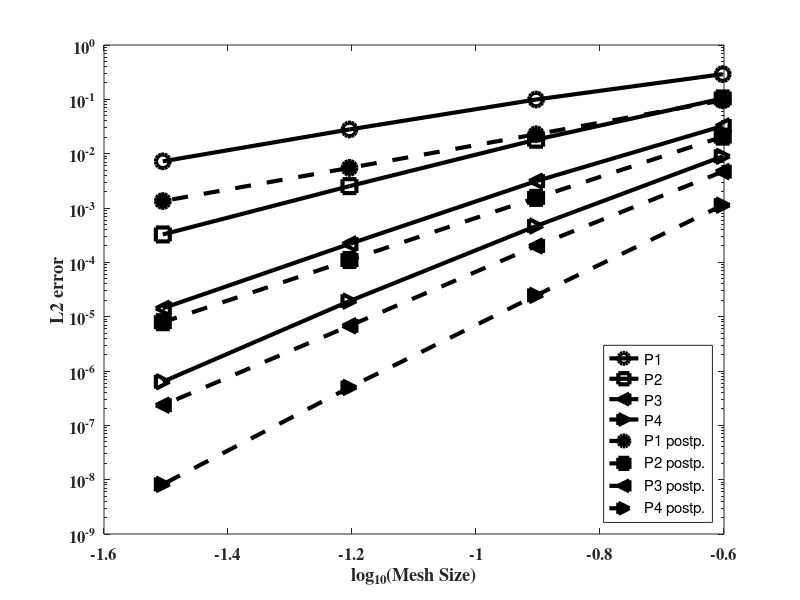

Reproduce this figure in MATLAB.


function convergencePlots

% % errors = [0.017186	0.0030728	0.00044206
% %     0.0024447	0.00020942	1.8759e-05
% %     0.00031798	1.3653e-05	6.2886e-07
% % ];
% % 
% % errorspost = [0.001552	0.00019875	2.4251e-05
% %     0.00010981	6.6628e-06	4.8759e-07
% %     7.9986e-06	2.3147e-07	1.6103e-08
% % ];

% clc
% clear all

% % When r=0.5
% % clc
% % errors=[0.10245 0.017186  0.0024447    %0.00031797
% %         0.031673  0.0030728  0.00020943  %1.3653e-05 
% %         0.0089015  0.00044206 1.8759e-05 ]; %6.2085e-07];
% %     
% %     
% % errorspost=[0.020924 0.001552   0.00010981   %7.9986e-06
% %             0.0046779  0.00019875  6.6628e-06  % 2.3147e-07  
% %             0.0011273  2.4251e-05  4.8759e-07 ];  %1.6103e-08];

%  % When r=0.41        
clc
errors=[ 0.29095      0.099231     0.027902  0.0072293
        0.10384  0.018087  0.0025258  0.00032583
        0.032316  0.0031196  0.00021821  1.4261e-05 
         0.008926  0.00046627  1.931e-05 6.3403e-07];
    
    
errorspost=[0.095842        0.022746     0.0054707  0.0013434
    0.020601  0.0015367  0.00011026  7.9099e-06
            0.0046738  0.00019954  6.785e-06  2.3502e-07
            0.0011272 2.4671e-05  4.9802e-07 8.1868e-09];


hs = 0.5.^[2 3 4 5];
lerrors = log10(errors);
lerrorspost = log10(errorspost);
lhs = log10(hs);


figure
semilogy(lhs (1,:),errors(1,:),'-ko','LineWidth',3,'MarkerSize',10)
hold on
semilogy(lhs (1,:),errors(2,:),'-ks','LineWidth',3,'MarkerSize',10)
hold on
semilogy(lhs (1,:),errors(3,:),'-k<','LineWidth',3,'MarkerSize',10)
hold on
semilogy(lhs (1,:),errors(4,:),'-k>','LineWidth',3,'MarkerSize',10)
hold on

semilogy(lhs (1,:),errorspost(1,:),'--ko','LineWidth',3,'MarkerEdgeColor','k','MarkerFaceColor','k','MarkerSize',10)
hold on
semilogy(lhs (1,:),errorspost(2,:),'--ks','LineWidth',3,'MarkerEdgeColor','k','MarkerFaceColor','k','MarkerSize',10)
hold on
semilogy(lhs (1,:),errorspost(3,:),'--k<','LineWidth',3,'MarkerEdgeColor','k','MarkerFaceColor','k','MarkerSize',10)
hold on
semilogy(lhs (1,:),errorspost(4,:),'--k>','LineWidth',3,'MarkerEdgeColor','k','MarkerFaceColor','k','MarkerSize',10)
hold on

[h]=legend('P1', 'P2','P3','P4','P1 postp.','P2 postp.','P3 postp.','P4 postp.','Location','southeast');
%h=findobj(ax,'type','axis');
%set(h(1), 'visible', 'off')    % Hides the legend's axes (legend border and background)
%set(h,'PlotBoxAspectRatioMode','manual');
%set(h,'PlotBoxAspectRatio',[1 0.8 1]);
set(h,'FontSize',20)
%set(icons,'FontSize',30)
%set(str,'FontSize',30)
xlabel('log_{10}(Mesh Size)','FontSize',20,'fontname','times','fontweight','bold'), ylabel('L2 error','FontSize',20,'fontname','times','fontweight','bold')
set(gca,'fontsize',12,'fontweight','bold')
set(gca,'fontname','times')
%title('HDG','FontSize',15)
%legend boxoff 


p1slope1=(log10(errors(1,1))-log10(errors(1,2)))/(log10(0.5^2)-log10(0.5^3))
p1slope2=(log10(errors(1,2))-log10(errors(1,3)))/(log10(0.5^3)-log10(0.5^4))
p1slope3=(log10(errors(1,3))-log10(errors(1,4)))/(log10(0.5^4)-log10(0.5^5))

p2slope1=(log10(errors(2,1))-log10(errors(2,2)))/(log10(0.5^2)-log10(0.5^3))
p2slope2=(log10(errors(2,2))-log10(errors(2,3)))/(log10(0.5^3)-log10(0.5^4))
p2slope3=(log10(errors(2,3))-log10(errors(2,4)))/(log10(0.5^4)-log10(0.5^5))


p3slope1=(log10(errors(3,1))-log10(errors(3,2)))/(log10(0.5^2)-log10(0.5^3))
p3slope2=(log10(errors(3,2))-log10(errors(3,3)))/(log10(0.5^3)-log10(0.5^4))
p3slope3=(log10(errors(3,3))-log10(errors(3,4)))/(log10(0.5^4)-log10(0.5^5))

p4slope1=(log10(errors(4,1))-log10(errors(4,2)))/(log10(0.5^2)-log10(0.5^3))
p4slope2=(log10(errors(4,2))-log10(errors(4,3)))/(log10(0.5^3)-log10(0.5^4))
p4slope3=(log10(errors(4,3))-log10(errors(4,4)))/(log10(0.5^4)-log10(0.5^5))

p1postslope1=(log10(errorspost(1,1))-log10(errorspost(1,2)))/(log10(0.5^2)-log10(0.5^3))
p1postslope2=(log10(errorspost(1,2))-log10(errorspost(1,3)))/(log10(0.5^3)-log10(0.5^4))
p1postslope3=(log10(errorspost(1,3))-log10(errorspost(1,4)))/(log10(0.5^4)-log10(0.5^5))

p2postslope1=(log10(errorspost(2,1))-log10(errorspost(2,2)))/(log10(0.5^2)-log10(0.5^3))
p2postslope2=(log10(errorspost(2,2))-log10(errorspost(2,3)))/(log10(0.5^3)-log10(0.5^4))
p2postslope3=(log10(errorspost(2,3))-log10(errorspost(2,4)))/(log10(0.5^4)-log10(0.5^5))

p3postslope1=(log10(errorspost(3,1))-log10(errorspost(3,2)))/(log10(0.5^2)-log10(0.5^3))
p3postslope2=(log10(errorspost(3,2))-log10(errorspost(3,3)))/(log10(0.5^3)-log10(0.5^4))
p3postslope3=(log10(errorspost(3,3))-log10(errorspost(3,4)))/(log10(0.5^4)-log10(0.5^5))

p4postslope1=(log10(errorspost(4,1))-log10(errorspost(4,2)))/(log10(0.5^2)-log10(0.5^3))
p4postslope2=(log10(errorspost(4,2))-log10(errorspost(4,3)))/(log10(0.5^3)-log10(0.5^4))
p4postslope3=(log10(errorspost(4,3))-log10(errorspost(4,4)))/(log10(0.5^4)-log10(0.5^5))







% % hs = 0.5.^[3 4 5];
% % lhs = log10(hs);
% % figure (20)
% % 
% % semilogy(lhs (1,:),errors(1,:),'-ro','LineWidth',1)
% % hold on
% % semilogy(lhs (1,:),errors(2,:),'-b>','LineWidth',1)
% % hold on
% % semilogy(lhs (1,:),errors(3,:),'-g*','LineWidth',1)
% % 
% % semilogy(lhs (1,:),errorspost(1,:),'--ro','LineWidth',1)
% % hold on
% % semilogy(lhs (1,:),errorspost(2,:),'--b>','LineWidth',1)
% % hold on
% % semilogy(lhs (1,:),errorspost(3,:),'--g*','LineWidth',1)
% % 
% % legend('P2','P3','P4','P2 postprocesed','P3 postprocesed','P4 postprocesed')
% % xlabel('log_{10}(h)(Mesh Size)'), ylabel('L2 error')
% % title('Convergence X-HDG Dirichlet')




% slopesFirstSegment = (lerrorspost(end,:)-lerrorspost(end-1,:))/(lhs(end)-lhs(end-1));
% slopesSecondSegment = (lerrorspost(end-1,:)-lerrorspost(end-2,:))/(lhs(end-1)-lhs(end-2));
% slopesThirdSegment=(lerrors(end-2,:)-lerrors(end-3,:))/(lhs(end-2)-lhs(end-3))
% slopesFourthSegment=(lerrors(end-3,:)-lerrors(end-4,:))/(lhs(end-3)-lhs(end-4))

% errors2 = [9.7327e-16 0.0017094 0.0035983
%            1.8072e-15 0.0039668 0.0051079
%            2.3031e-15 0.0010137 0.0010137
%            2.2345e-15 0.0017646 0.0019422];
%        
% lerrors2 = log10(errors2);
% figure
% plot(lhs,lerrors2,'->')
% legend('P1','P2','P3')
% xlabel('log_{10}(h)'), ylabel('log_{10}(L2 error)')
% title('Convergence with New points')  %Pphy %This one actually makes no sense, the solution with new points is wrong!!!!!!!
% 
% 
% slopesFirstTwoPoints = (lerrors2(end,:)-lerrors2(end-1,:))/(lhs(end)-lhs(end-1))
% slopesLastTwoPoints = (lerrors2(end-1,:)-lerrors2(end-2,:))/(lhs(end-1)-lhs(end-2))
% slopesLastTwoPoints=(lerrors2(end-2,:)-lerrors2(end-3,:))/(lhs(end-2)-lhs(end-3))
% 
% errors3 = [9.7327e-16 1.2788e-09 7.3034e-06
%            1.8072e-15 5.6396e-06 0.00073849
%            2.3031e-15 6.6424e-08 5.0794e-05
%            2.2345e-15 5.529e-09  7.6356e-06
%            3.491e-15  2.6711e-10 9.5482e-07 ];
% lerrors3 = log10(errors3);
% figure
% plot(lhs,lerrors3,'-<')
% legend('P1','P2','P3')
% xlabel('log_{10}(h)'), ylabel('log_{10}(L2 error)')
% title('Convergence with New points (PtsInt)')  %PtsInt
% 
% 
% slopesFirstSegment = (lerrors(end,:)-lerrors(end-1,:))/(lhs(end)-lhs(end-1))
% slopesSecondSegment = (lerrors(end-1,:)-lerrors(end-2,:))/(lhs(end-1)-lhs(end-2))
% slopesThirdSegment=(lerrors(end-2,:)-lerrors(end-3,:))/(lhs(end-2)-lhs(end-3))
% slopesFourthSegment=(lerrors(end-3,:)-lerrors(end-4,:))/(lhs(end-3)-lhs(end-4))
% 
% 
%  SlopeTriangles (lhs,lerrorspost,slopesFirstSegment);



















